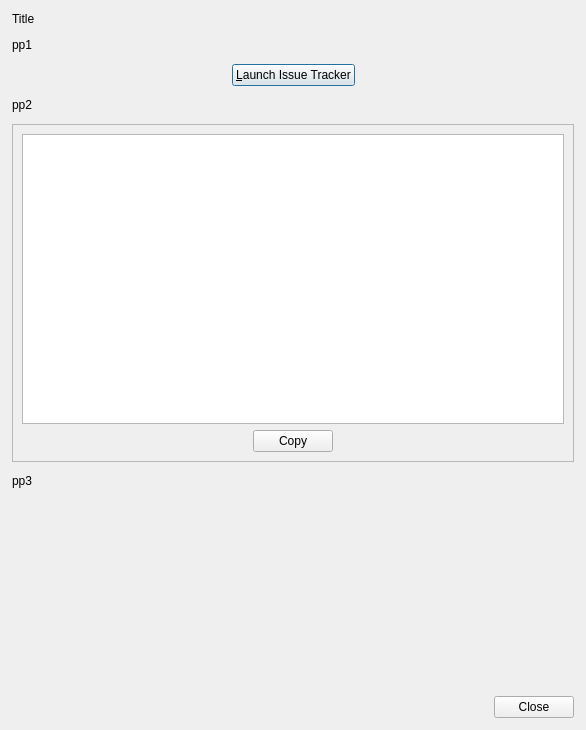
<?xml version="1.0" encoding="UTF-8"?>
<ui version="4.0">
 <class>ReportBugDialog</class>
 <widget class="QDialog" name="ReportBugDialog">
  <property name="geometry">
   <rect>
    <x>0</x>
    <y>0</y>
    <width>586</width>
    <height>730</height>
   </rect>
  </property>
  <property name="sizePolicy">
   <sizepolicy hsizetype="Fixed" vsizetype="Fixed">
    <horstretch>0</horstretch>
    <verstretch>0</verstretch>
   </sizepolicy>
  </property>
  <property name="minimumSize">
   <size>
    <width>575</width>
    <height>675</height>
   </size>
  </property>
  <property name="windowTitle">
   <string>gLabels - Report a Bug</string>
  </property>
  <layout class="QVBoxLayout" name="verticalLayout_2">
   <property name="spacing">
    <number>12</number>
   </property>
   <property name="leftMargin">
    <number>12</number>
   </property>
   <property name="topMargin">
    <number>12</number>
   </property>
   <property name="rightMargin">
    <number>12</number>
   </property>
   <property name="bottomMargin">
    <number>12</number>
   </property>
   <item>
    <widget class="QLabel" name="titleLabel">
     <property name="text">
      <string notr="true">Title</string>
     </property>
    </widget>
   </item>
   <item>
    <widget class="QLabel" name="p1Label">
     <property name="text">
      <string notr="true">pp1</string>
     </property>
     <property name="wordWrap">
      <bool>true</bool>
     </property>
    </widget>
   </item>
   <item>
    <layout class="QHBoxLayout" name="horizontalLayout_2">
     <item>
      <spacer name="horizontalSpacer">
       <property name="orientation">
        <enum>Qt::Horizontal</enum>
       </property>
       <property name="sizeHint" stdset="0">
        <size>
         <width>40</width>
         <height>20</height>
        </size>
       </property>
      </spacer>
     </item>
     <item>
      <widget class="QPushButton" name="websiteButton">
       <property name="text">
        <string>&amp;Launch Issue Tracker</string>
       </property>
      </widget>
     </item>
     <item>
      <spacer name="horizontalSpacer_2">
       <property name="orientation">
        <enum>Qt::Horizontal</enum>
       </property>
       <property name="sizeHint" stdset="0">
        <size>
         <width>40</width>
         <height>20</height>
        </size>
       </property>
      </spacer>
     </item>
    </layout>
   </item>
   <item>
    <widget class="QLabel" name="p2Label">
     <property name="text">
      <string notr="true">pp2</string>
     </property>
     <property name="wordWrap">
      <bool>true</bool>
     </property>
    </widget>
   </item>
   <item>
    <widget class="QFrame" name="frame">
     <property name="frameShape">
      <enum>QFrame::StyledPanel</enum>
     </property>
     <property name="frameShadow">
      <enum>QFrame::Raised</enum>
     </property>
     <layout class="QVBoxLayout" name="verticalLayout">
      <item>
       <widget class="QTextEdit" name="infoText">
        <property name="minimumSize">
         <size>
          <width>400</width>
          <height>290</height>
         </size>
        </property>
        <property name="acceptRichText">
         <bool>false</bool>
        </property>
        <property name="textInteractionFlags">
         <set>Qt::NoTextInteraction</set>
        </property>
       </widget>
      </item>
      <item>
       <layout class="QHBoxLayout" name="horizontalLayout">
        <item>
         <spacer name="horizontalSpacer_3">
          <property name="orientation">
           <enum>Qt::Horizontal</enum>
          </property>
          <property name="sizeHint" stdset="0">
           <size>
            <width>40</width>
            <height>20</height>
           </size>
          </property>
         </spacer>
        </item>
        <item>
         <widget class="QPushButton" name="copyButton">
          <property name="text">
           <string>Copy</string>
          </property>
          <property name="icon">
           <iconset theme="glabels-edit-copy">
            <normaloff>.</normaloff>.</iconset>
          </property>
          <property name="iconSize">
           <size>
            <width>24</width>
            <height>24</height>
           </size>
          </property>
          <property name="shortcut">
           <string>Ctrl+C</string>
          </property>
         </widget>
        </item>
        <item>
         <spacer name="horizontalSpacer_4">
          <property name="orientation">
           <enum>Qt::Horizontal</enum>
          </property>
          <property name="sizeHint" stdset="0">
           <size>
            <width>40</width>
            <height>20</height>
           </size>
          </property>
         </spacer>
        </item>
       </layout>
      </item>
     </layout>
    </widget>
   </item>
   <item>
    <widget class="QLabel" name="p3Label">
     <property name="text">
      <string notr="true">pp3</string>
     </property>
     <property name="wordWrap">
      <bool>true</bool>
     </property>
    </widget>
   </item>
   <item>
    <spacer name="verticalSpacer">
     <property name="orientation">
      <enum>Qt::Vertical</enum>
     </property>
     <property name="sizeHint" stdset="0">
      <size>
       <width>20</width>
       <height>20</height>
      </size>
     </property>
    </spacer>
   </item>
   <item>
    <widget class="QDialogButtonBox" name="buttonBox">
     <property name="orientation">
      <enum>Qt::Horizontal</enum>
     </property>
     <property name="standardButtons">
      <set>QDialogButtonBox::Close</set>
     </property>
    </widget>
   </item>
  </layout>
 </widget>
 <resources>
  <include location="../icons.qrc"/>
 </resources>
 <connections>
  <connection>
   <sender>buttonBox</sender>
   <signal>accepted()</signal>
   <receiver>ReportBugDialog</receiver>
   <slot>accept()</slot>
   <hints>
    <hint type="sourcelabel">
     <x>230</x>
     <y>649</y>
    </hint>
    <hint type="destinationlabel">
     <x>157</x>
     <y>274</y>
    </hint>
   </hints>
  </connection>
  <connection>
   <sender>buttonBox</sender>
   <signal>rejected()</signal>
   <receiver>ReportBugDialog</receiver>
   <slot>reject()</slot>
   <hints>
    <hint type="sourcelabel">
     <x>298</x>
     <y>655</y>
    </hint>
    <hint type="destinationlabel">
     <x>286</x>
     <y>274</y>
    </hint>
   </hints>
  </connection>
  <connection>
   <sender>websiteButton</sender>
   <signal>clicked()</signal>
   <receiver>ReportBugDialog</receiver>
   <slot>onWebsiteButtonClicked()</slot>
   <hints>
    <hint type="sourcelabel">
     <x>351</x>
     <y>94</y>
    </hint>
    <hint type="destinationlabel">
     <x>566</x>
     <y>103</y>
    </hint>
   </hints>
  </connection>
  <connection>
   <sender>copyButton</sender>
   <signal>clicked()</signal>
   <receiver>ReportBugDialog</receiver>
   <slot>onCopyButtonClicked()</slot>
   <hints>
    <hint type="sourcelabel">
     <x>330</x>
     <y>437</y>
    </hint>
    <hint type="destinationlabel">
     <x>514</x>
     <y>500</y>
    </hint>
   </hints>
  </connection>
 </connections>
 <slots>
  <slot>onWebsiteButtonClicked()</slot>
  <slot>onCopyButtonClicked()</slot>
 </slots>
</ui>
